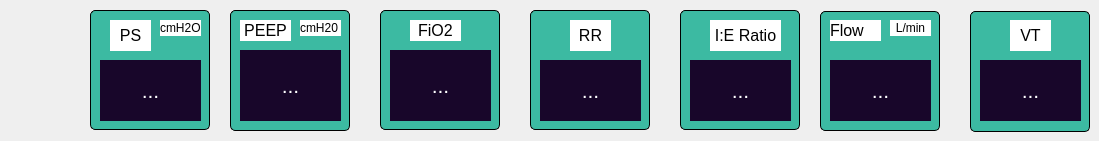
    <widget class="QWidget" name="SIMV">
     <widget class="QLabel" name="label_112">
      <property name="geometry">
       <rect>
        <x>240</x>
        <y>50</y>
        <width>101</width>
        <height>71</height>
       </rect>
      </property>
      <property name="styleSheet">
       <string notr="true">background-color: rgb(24, 6, 42);</string>
      </property>
      <property name="text">
       <string>&lt;html&gt;&lt;head/&gt;&lt;body&gt;&lt;p align=&quot;center&quot;&gt;&lt;span style=&quot; font-size:16pt; color:#ffffff;&quot;&gt;...&lt;/span&gt;&lt;/p&gt;&lt;/body&gt;&lt;/html&gt;</string>
      </property>
     </widget>
     <widget class="QLabel" name="label_113">
      <property name="geometry">
       <rect>
        <x>830</x>
        <y>20</y>
        <width>51</width>
        <height>21</height>
       </rect>
      </property>
      <property name="styleSheet">
       <string notr="true">background-color: rgb(255, 255, 255);</string>
      </property>
      <property name="text">
       <string>&lt;html&gt;&lt;head/&gt;&lt;body&gt;&lt;p&gt;&lt;span style=&quot; font-size:12pt;&quot;&gt;Flow&lt;/span&gt;&lt;/p&gt;&lt;/body&gt;&lt;/html&gt;</string>
      </property>
     </widget>
     <widget class="QLabel" name="label_114">
      <property name="geometry">
       <rect>
        <x>390</x>
        <y>50</y>
        <width>101</width>
        <height>71</height>
       </rect>
      </property>
      <property name="styleSheet">
       <string notr="true">background-color: rgb(24, 6, 42);</string>
      </property>
      <property name="text">
       <string>&lt;html&gt;&lt;head/&gt;&lt;body&gt;&lt;p align=&quot;center&quot;&gt;&lt;span style=&quot; font-size:16pt; color:#ffffff;&quot;&gt;...&lt;/span&gt;&lt;/p&gt;&lt;/body&gt;&lt;/html&gt;</string>
      </property>
     </widget>
     <widget class="QLabel" name="label_115">
      <property name="geometry">
       <rect>
        <x>110</x>
        <y>20</y>
        <width>41</width>
        <height>31</height>
       </rect>
      </property>
      <property name="styleSheet">
       <string notr="true">background-color: rgb(255, 255, 255);</string>
      </property>
      <property name="text">
       <string>&lt;html&gt;&lt;head/&gt;&lt;body&gt;&lt;p align=&quot;center&quot;&gt;&lt;span style=&quot; font-size:12pt;&quot;&gt;PS&lt;/span&gt;&lt;/p&gt;&lt;/body&gt;&lt;/html&gt;</string>
      </property>
     </widget>
     <widget class="QLabel" name="label_116">
      <property name="geometry">
       <rect>
        <x>410</x>
        <y>20</y>
        <width>51</width>
        <height>21</height>
       </rect>
      </property>
      <property name="styleSheet">
       <string notr="true">background-color: rgb(255, 255, 255);</string>
      </property>
      <property name="text">
       <string>&lt;html&gt;&lt;head/&gt;&lt;body&gt;&lt;p align=&quot;center&quot;&gt;&lt;span style=&quot; font-size:12pt;&quot;&gt;FiO2&lt;/span&gt;&lt;/p&gt;&lt;/body&gt;&lt;/html&gt;</string>
      </property>
     </widget>
     <widget class="QPushButton" name="pushButton_41">
      <property name="geometry">
       <rect>
        <x>820</x>
        <y>11</y>
        <width>120</width>
        <height>120</height>
       </rect>
      </property>
      <property name="styleSheet">
       <string notr="true">QPushButton:pressed {
    background-color: qlineargradient(spread:pad, x1:0, y1:0, x2:0, y2:1,   stop:0 rgba(60, 186, 162, 255), stop:1 rgba(98, 211, 162, 255))
}
QPushButton {
     background-color: #3cbaa2; border: 1px solid black;
     border-radius: 5px;
}

QPushButton:disabled {
    background-color: rgb(170, 170, 127)
}</string>
      </property>
      <property name="text">
       <string/>
      </property>
     </widget>
     <widget class="QPushButton" name="pushButton_42">
      <property name="geometry">
       <rect>
        <x>530</x>
        <y>10</y>
        <width>120</width>
        <height>120</height>
       </rect>
      </property>
      <property name="styleSheet">
       <string notr="true">QPushButton:pressed {
    background-color: qlineargradient(spread:pad, x1:0, y1:0, x2:0, y2:1,   stop:0 rgba(60, 186, 162, 255), stop:1 rgba(98, 211, 162, 255))
}
QPushButton {
     background-color: #3cbaa2; border: 1px solid black;
     border-radius: 5px;
}

QPushButton:disabled {
    background-color: rgb(170, 170, 127)
}</string>
      </property>
      <property name="text">
       <string/>
      </property>
     </widget>
     <widget class="QPushButton" name="pushButton_43">
      <property name="geometry">
       <rect>
        <x>230</x>
        <y>10</y>
        <width>120</width>
        <height>121</height>
       </rect>
      </property>
      <property name="styleSheet">
       <string notr="true">QPushButton:pressed {
    background-color: qlineargradient(spread:pad, x1:0, y1:0, x2:0, y2:1,   stop:0 rgba(60, 186, 162, 255), stop:1 rgba(98, 211, 162, 255))
}
QPushButton {
     background-color: #3cbaa2; border: 1px solid black;
     border-radius: 5px;
}

QPushButton:disabled {
    background-color: rgb(170, 170, 127)
}</string>
      </property>
      <property name="text">
       <string/>
      </property>
     </widget>
     <widget class="QLabel" name="label_117">
      <property name="geometry">
       <rect>
        <x>690</x>
        <y>60</y>
        <width>101</width>
        <height>61</height>
       </rect>
      </property>
      <property name="styleSheet">
       <string notr="true">background-color: rgb(24, 6, 42);</string>
      </property>
      <property name="text">
       <string>&lt;html&gt;&lt;head/&gt;&lt;body&gt;&lt;p align=&quot;center&quot;&gt;&lt;span style=&quot; font-size:16pt; color:#ffffff;&quot;&gt;...&lt;/span&gt;&lt;/p&gt;&lt;/body&gt;&lt;/html&gt;</string>
      </property>
     </widget>
     <widget class="QLabel" name="label_119">
      <property name="geometry">
       <rect>
        <x>240</x>
        <y>20</y>
        <width>51</width>
        <height>21</height>
       </rect>
      </property>
      <property name="styleSheet">
       <string notr="true">background-color: rgb(255, 255, 255);</string>
      </property>
      <property name="text">
       <string>&lt;html&gt;&lt;head/&gt;&lt;body&gt;&lt;p align=&quot;center&quot;&gt;&lt;span style=&quot; font-size:12pt;&quot;&gt;PEEP&lt;/span&gt;&lt;/p&gt;&lt;/body&gt;&lt;/html&gt;</string>
      </property>
     </widget>
     <widget class="QLabel" name="label_120">
      <property name="geometry">
       <rect>
        <x>570</x>
        <y>20</y>
        <width>41</width>
        <height>31</height>
       </rect>
      </property>
      <property name="styleSheet">
       <string notr="true">background-color: rgb(255, 255, 255);</string>
      </property>
      <property name="text">
       <string>&lt;html&gt;&lt;head/&gt;&lt;body&gt;&lt;p align=&quot;center&quot;&gt;&lt;span style=&quot; font-size:12pt;&quot;&gt;RR&lt;/span&gt;&lt;/p&gt;&lt;/body&gt;&lt;/html&gt;</string>
      </property>
     </widget>
     <widget class="QLabel" name="label_121">
      <property name="geometry">
       <rect>
        <x>890</x>
        <y>20</y>
        <width>41</width>
        <height>16</height>
       </rect>
      </property>
      <property name="styleSheet">
       <string notr="true">background-color: rgb(255, 255, 255);</string>
      </property>
      <property name="text">
       <string>&lt;html&gt;&lt;head/&gt;&lt;body&gt;&lt;p align=&quot;center&quot;&gt;L/min&lt;/p&gt;&lt;/body&gt;&lt;/html&gt;</string>
      </property>
     </widget>
     <widget class="QLabel" name="label_122">
      <property name="geometry">
       <rect>
        <x>300</x>
        <y>20</y>
        <width>41</width>
        <height>16</height>
       </rect>
      </property>
      <property name="styleSheet">
       <string notr="true">background-color: rgb(255, 255, 255);</string>
      </property>
      <property name="text">
       <string>cmH20</string>
      </property>
     </widget>
     <widget class="QLabel" name="label_124">
      <property name="geometry">
       <rect>
        <x>540</x>
        <y>60</y>
        <width>101</width>
        <height>61</height>
       </rect>
      </property>
      <property name="styleSheet">
       <string notr="true">background-color: rgb(24, 6, 42);</string>
      </property>
      <property name="text">
       <string>&lt;html&gt;&lt;head/&gt;&lt;body&gt;&lt;p align=&quot;center&quot;&gt;&lt;span style=&quot; font-size:16pt; color:#ffffff;&quot;&gt;...&lt;/span&gt;&lt;/p&gt;&lt;/body&gt;&lt;/html&gt;</string>
      </property>
     </widget>
     <widget class="QLabel" name="label_125">
      <property name="geometry">
       <rect>
        <x>830</x>
        <y>60</y>
        <width>101</width>
        <height>61</height>
       </rect>
      </property>
      <property name="styleSheet">
       <string notr="true">background-color: rgb(24, 6, 42);</string>
      </property>
      <property name="text">
       <string>&lt;html&gt;&lt;head/&gt;&lt;body&gt;&lt;p align=&quot;center&quot;&gt;&lt;span style=&quot; font-size:16pt; color:#ffffff;&quot;&gt;...&lt;/span&gt;&lt;/p&gt;&lt;/body&gt;&lt;/html&gt;</string>
      </property>
     </widget>
     <widget class="QPushButton" name="pushButton_44">
      <property name="geometry">
       <rect>
        <x>90</x>
        <y>10</y>
        <width>120</width>
        <height>120</height>
       </rect>
      </property>
      <property name="styleSheet">
       <string notr="true">QPushButton:pressed {
    background-color: qlineargradient(spread:pad, x1:0, y1:0, x2:0, y2:1,   stop:0 rgba(60, 186, 162, 255), stop:1 rgba(98, 211, 162, 255))
}
QPushButton {
     background-color: #3cbaa2; border: 1px solid black;
     border-radius: 5px;
}

QPushButton:disabled {
    background-color: rgb(170, 170, 127)
}</string>
      </property>
      <property name="text">
       <string/>
      </property>
     </widget>
     <widget class="QLabel" name="label_126">
      <property name="geometry">
       <rect>
        <x>100</x>
        <y>60</y>
        <width>101</width>
        <height>61</height>
       </rect>
      </property>
      <property name="styleSheet">
       <string notr="true">background-color: rgb(24, 6, 42);</string>
      </property>
      <property name="text">
       <string>&lt;html&gt;&lt;head/&gt;&lt;body&gt;&lt;p align=&quot;center&quot;&gt;&lt;span style=&quot; font-size:16pt; color:#ffffff;&quot;&gt;...&lt;/span&gt;&lt;/p&gt;&lt;/body&gt;&lt;/html&gt;</string>
      </property>
     </widget>
     <widget class="QLabel" name="label_127">
      <property name="geometry">
       <rect>
        <x>710</x>
        <y>20</y>
        <width>71</width>
        <height>31</height>
       </rect>
      </property>
      <property name="styleSheet">
       <string notr="true">background-color: rgb(255, 255, 255);</string>
      </property>
      <property name="text">
       <string>&lt;html&gt;&lt;head/&gt;&lt;body&gt;&lt;p align=&quot;center&quot;&gt;&lt;span style=&quot; font-size:12pt;&quot;&gt;I:E Ratio&lt;/span&gt;&lt;/p&gt;&lt;/body&gt;&lt;/html&gt;</string>
      </property>
     </widget>
     <widget class="QPushButton" name="pushButton_45">
      <property name="geometry">
       <rect>
        <x>380</x>
        <y>10</y>
        <width>120</width>
        <height>120</height>
       </rect>
      </property>
      <property name="styleSheet">
       <string notr="true">QPushButton:pressed {
    background-color: qlineargradient(spread:pad, x1:0, y1:0, x2:0, y2:1,   stop:0 rgba(60, 186, 162, 255), stop:1 rgba(98, 211, 162, 255))
}
QPushButton {
     background-color: #3cbaa2; border: 1px solid black;
     border-radius: 5px;
}

QPushButton:disabled {
    background-color: rgb(170, 170, 127)
}</string>
      </property>
      <property name="text">
       <string/>
      </property>
     </widget>
     <widget class="QPushButton" name="pushButton_46">
      <property name="geometry">
       <rect>
        <x>680</x>
        <y>10</y>
        <width>120</width>
        <height>120</height>
       </rect>
      </property>
      <property name="styleSheet">
       <string notr="true">QPushButton:pressed {
    background-color: qlineargradient(spread:pad, x1:0, y1:0, x2:0, y2:1,   stop:0 rgba(60, 186, 162, 255), stop:1 rgba(98, 211, 162, 255))
}
QPushButton {
     background-color: #3cbaa2; border: 1px solid black;
     border-radius: 5px;
}

QPushButton:disabled {
    background-color: rgb(170, 170, 127)
}</string>
      </property>
      <property name="text">
       <string/>
      </property>
     </widget>
     <widget class="QPushButton" name="pushButton_47">
      <property name="geometry">
       <rect>
        <x>970</x>
        <y>11</y>
        <width>120</width>
        <height>121</height>
       </rect>
      </property>
      <property name="styleSheet">
       <string notr="true">QPushButton:pressed {
    background-color: qlineargradient(spread:pad, x1:0, y1:0, x2:0, y2:1,   stop:0 rgba(60, 186, 162, 255), stop:1 rgba(98, 211, 162, 255))
}
QPushButton {
     background-color: #3cbaa2; border: 1px solid black;
     border-radius: 5px;
}

QPushButton:disabled {
    background-color: rgb(170, 170, 127)
}</string>
      </property>
      <property name="text">
       <string/>
      </property>
     </widget>
     <widget class="QLabel" name="label_128">
      <property name="geometry">
       <rect>
        <x>1010</x>
        <y>20</y>
        <width>41</width>
        <height>31</height>
       </rect>
      </property>
      <property name="styleSheet">
       <string notr="true">background-color: rgb(255, 255, 255);</string>
      </property>
      <property name="text">
       <string>&lt;html&gt;&lt;head/&gt;&lt;body&gt;&lt;p align=&quot;center&quot;&gt;&lt;span style=&quot; font-size:12pt;&quot;&gt;VT&lt;/span&gt;&lt;/p&gt;&lt;/body&gt;&lt;/html&gt;</string>
      </property>
     </widget>
     <widget class="QLabel" name="label_129">
      <property name="geometry">
       <rect>
        <x>980</x>
        <y>60</y>
        <width>101</width>
        <height>61</height>
       </rect>
      </property>
      <property name="styleSheet">
       <string notr="true">background-color: rgb(24, 6, 42);</string>
      </property>
      <property name="text">
       <string>&lt;html&gt;&lt;head/&gt;&lt;body&gt;&lt;p align=&quot;center&quot;&gt;&lt;span style=&quot; font-size:16pt; color:#ffffff;&quot;&gt;...&lt;/span&gt;&lt;/p&gt;&lt;/body&gt;&lt;/html&gt;</string>
      </property>
     </widget>
     <widget class="QLabel" name="label_130">
      <property name="geometry">
       <rect>
        <x>160</x>
        <y>20</y>
        <width>41</width>
        <height>16</height>
       </rect>
      </property>
      <property name="styleSheet">
       <string notr="true">background-color: rgb(255, 255, 255);</string>
      </property>
      <property name="text">
       <string>cmH2O</string>
      </property>
     </widget>
     <zorder>pushButton_41</zorder>
     <zorder>pushButton_46</zorder>
     <zorder>pushButton_45</zorder>
     <zorder>pushButton_43</zorder>
     <zorder>pushButton_44</zorder>
     <zorder>label_112</zorder>
     <zorder>label_113</zorder>
     <zorder>label_114</zorder>
     <zorder>label_115</zorder>
     <zorder>label_116</zorder>
     <zorder>pushButton_42</zorder>
     <zorder>label_117</zorder>
     <zorder>label_119</zorder>
     <zorder>label_120</zorder>
     <zorder>label_121</zorder>
     <zorder>label_122</zorder>
     <zorder>label_124</zorder>
     <zorder>label_125</zorder>
     <zorder>label_126</zorder>
     <zorder>label_127</zorder>
     <zorder>pushButton_47</zorder>
     <zorder>label_128</zorder>
     <zorder>label_129</zorder>
     <zorder>label_130</zorder>
    </widget>
